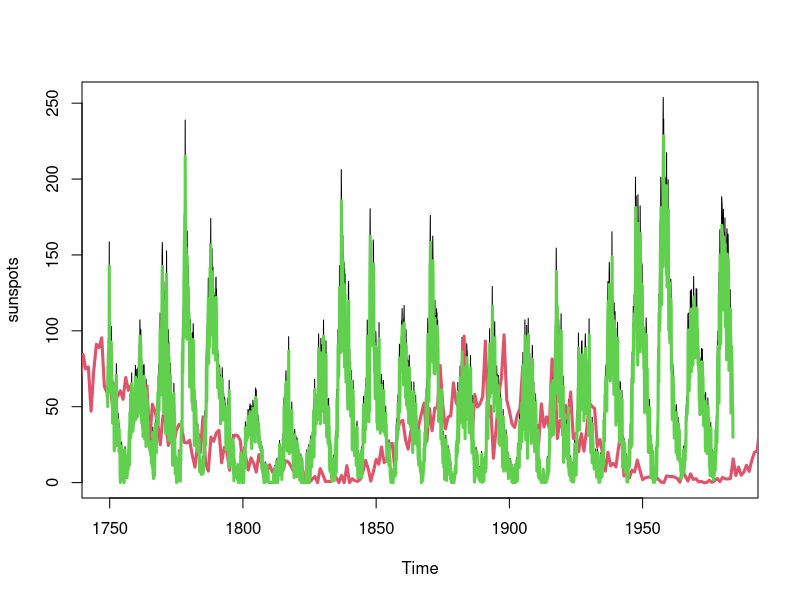
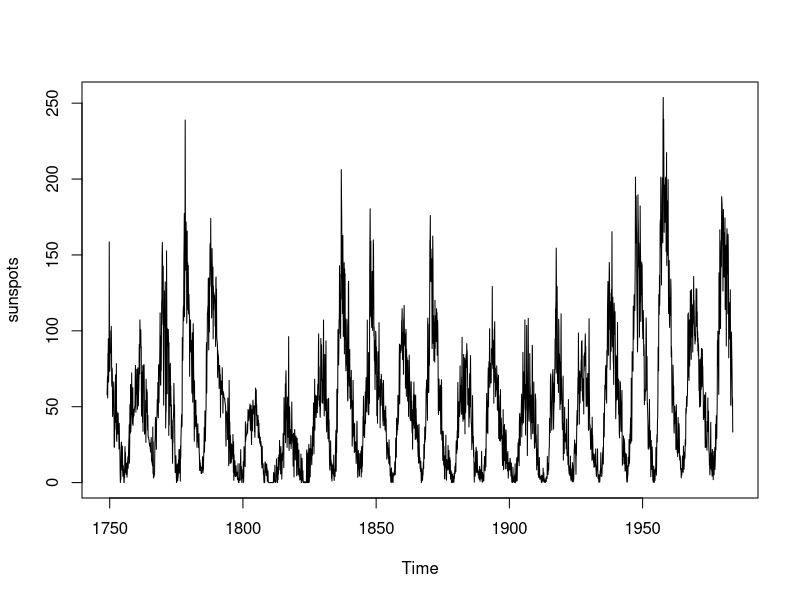
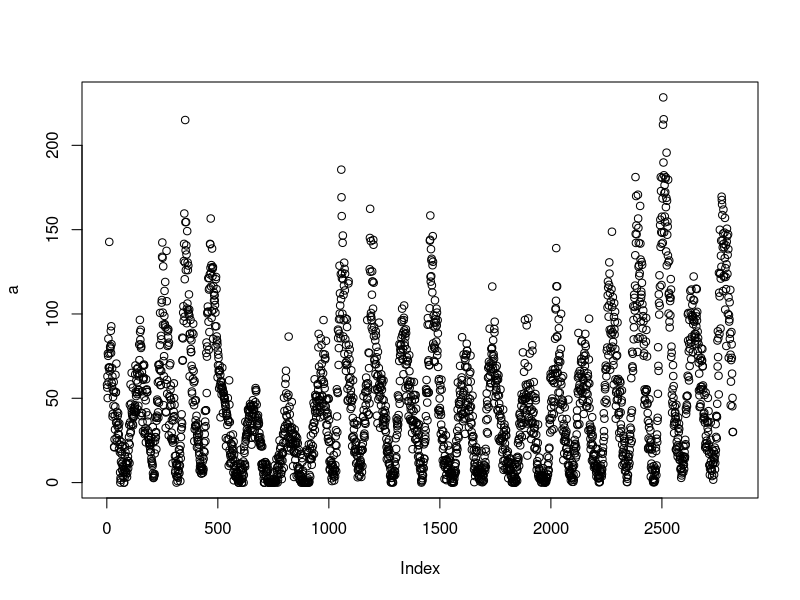
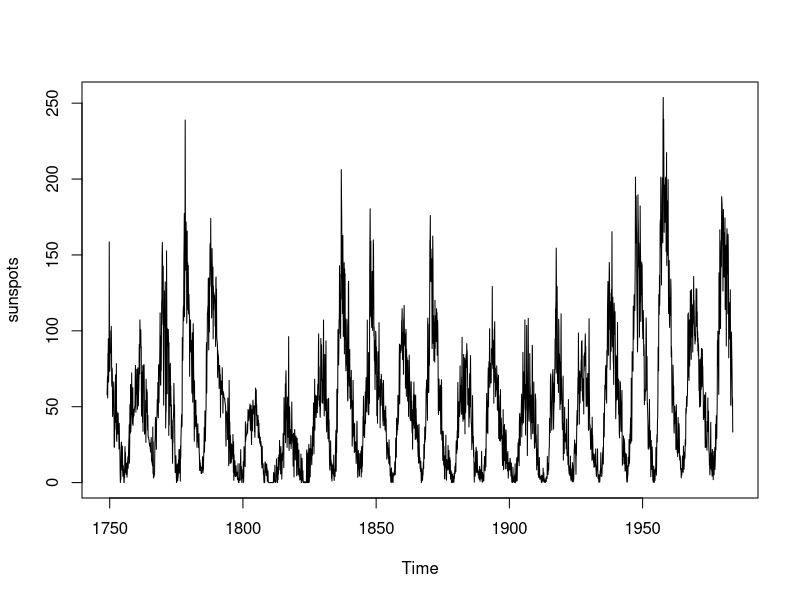
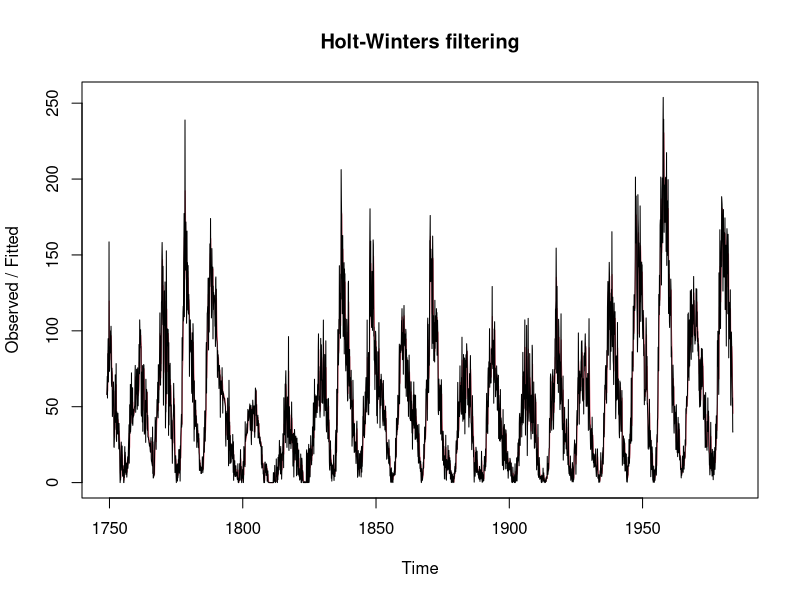

The R script that drew these images, in order:
data("sunspots")
plot (sunspots)
str(sunspots)
str(as.numeric(sunspots))
sunspots.num<-as.numeric(sunspots)

a<- sunspots[1]
alpha<-.9

for(t in 2:2820){
  a[t] <- alpha*(sunspots[t]-a[t-1]+a[t-1])
}

lines(a,col=2,lwd=3)
lines(seq(1749,1984,length.out=length(a)),a,col=3,lwd=3)

plot(sunspots)

str(a)
sunspots[150]-a[149]
plot(a)
str(sunspots[-1])
errors <- a[1:(length(a) - 1)] - sunspots[-1]
mean((errors)^2)


alpha<- .9
a<- sunspots[1]


for(t in 2:2820){
  a[t] <- alpha*(sunspots[t]-a[t-1]+a[t-1])
}

errors <- a[1:(length(a) - 1)] - sunspots[-1]

print(mean((errors)^2))

plot(sunspots)



hw.suns<-HoltWinters(sunspots,alpha=,beta=FALSE,gamma=FALSE)
plot(hw.suns)
hw.suns$alpha
